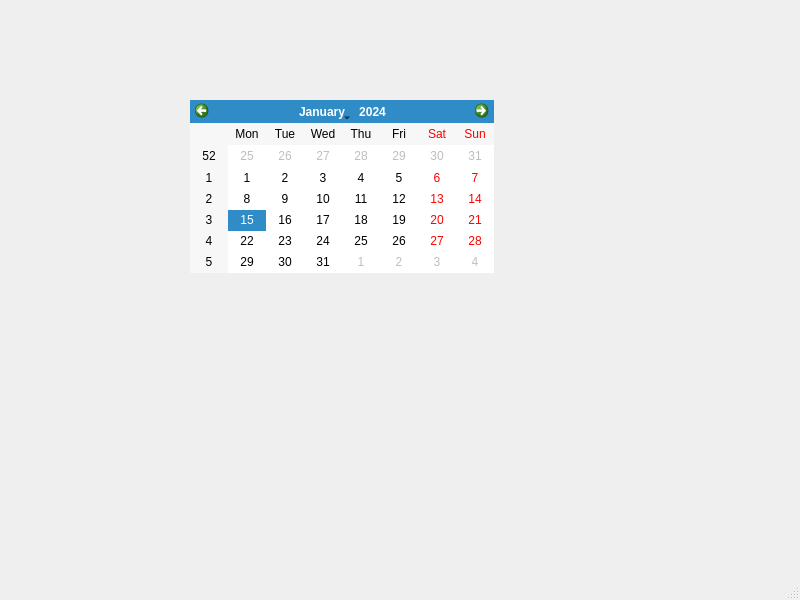
<?xml version="1.0" encoding="UTF-8"?>
<ui version="4.0">
 <class>MainWindow</class>
 <widget class="QMainWindow" name="MainWindow">
  <property name="geometry">
   <rect>
    <x>0</x>
    <y>0</y>
    <width>800</width>
    <height>600</height>
   </rect>
  </property>
  <property name="windowTitle">
   <string>MainWindow</string>
  </property>
  <widget class="QWidget" name="centralwidget">
   <widget class="QCalendarWidget" name="calendarWidget">
    <property name="geometry">
     <rect>
      <x>190</x>
      <y>100</y>
      <width>304</width>
      <height>173</height>
     </rect>
    </property>
   </widget>
  </widget>
  <widget class="QMenuBar" name="menubar">
   <property name="geometry">
    <rect>
     <x>0</x>
     <y>0</y>
     <width>800</width>
     <height>24</height>
    </rect>
   </property>
  </widget>
  <widget class="QStatusBar" name="statusbar"/>
 </widget>
 <resources/>
 <connections/>
</ui>
